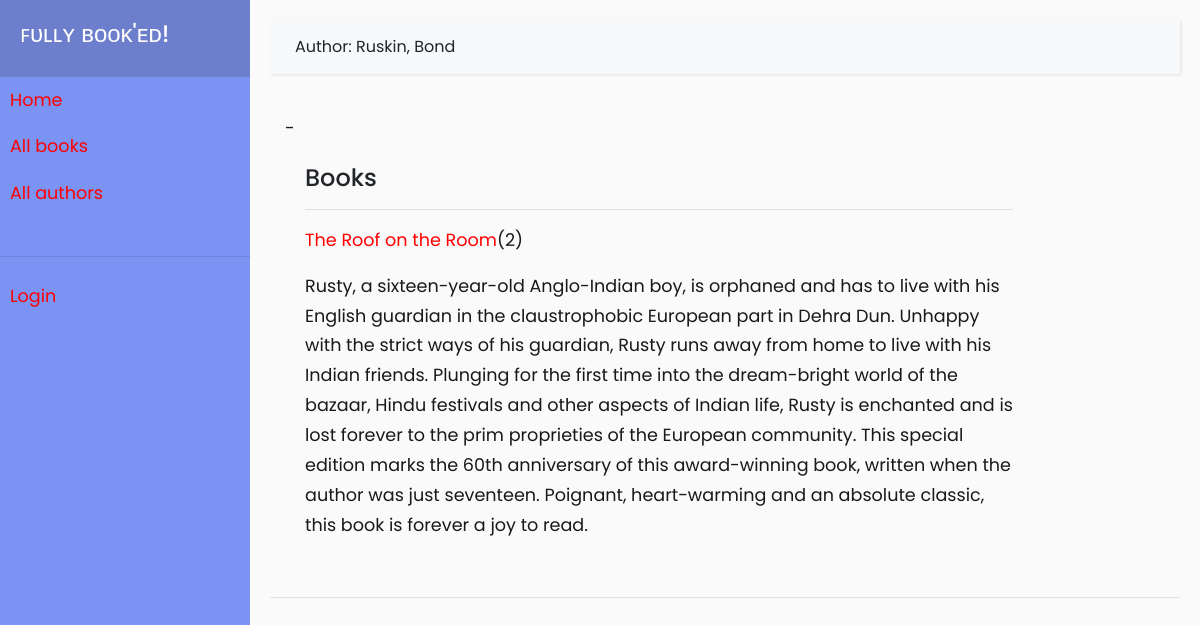
/catalog/author/2, run on the app's committed database.
### catalog/models.py (models this page shows, shortened)
class Author(models.Model):
    first_name = models.CharField(max_length = 100)
    last_name = models.CharField(max_length = 100)
    date_of_birth = models.DateField(null = True, blank = True)
    date_of_death = models.DateField(null = True, blank = True)
    class Meta:
        ordering = ['last_name', 'first_name']
    def __str__(self):
        return f'{self.first_name}, {self.last_name}'

class Book(models.Model):
    title = models.CharField(max_length = 100)
    author = models.ForeignKey('Author', on_delete = models.SET_NULL, null = True)
    summary = models.TextField(max_length = 1000, help_text = "Enter description of book")
    isbn = models.CharField('ISBN', max_length = 13, unique = True, help_text = '10 or 13 digit Number')
    genre = models.ManyToManyField(Genre, help_text = 'Select genre of book')
    language = models.ForeignKey('Language', on_delete = models.SET_NULL, null = True)
    def __str__(self):
        return self.title
    def display_genre(self):
        return ', '.join(genre.name for genre in self.genre.all()[:3])
    display_genre.short_description = "Genre"

### catalog/views.py (the view)
# urls.py: path('author/<int:pk>', views.AuthorDetailView.as_view(), name = 'author-detail'),
class AuthorDetailView(generic.DetailView):
    model = Author

### catalog/templates/catalog/author_detail.html (shortened to what this page needs)
{% extends "base_generic.html" %}
{% block heading %}
<span>Author: {{ author}}</span>
{% endblock %}
{% block content %}
  <p>{% if author.date_of_birth %}{{author.date_of_birth }}{% endif %} - {% if author.date_of_death %}{{author.date_of_death}}{% endif %}</p>
  <div style="margin-left:20px;margin-top:20px">
    <h4>Books</h4>
    {% if author.book_set.all %}
    {% for book in author.book_set.all %}
      <hr>
      <p><a href="{% url 'book-detail' book.pk %}">{{ book }}</a>({{book.bookinstance_set.all.count}})</p>
      <p>{{ book.summary}}</p>
      {% endfor %}
      {% else %}
      <hr>
      <p>Currently, there is no book available by this author.</p>
      {% endif %}
  </div>
{% endblock %}

### catalog/static/css/style.css (style rules this page uses)
body { font-family: 'Poppins', sans-serif; background: #fafafa; }
p { font-family: 'Poppins', sans-serif; font-size: 1.1em; line-height: 1.7em; color: rgb(26, 24, 24); }
a:link { color:red; }

### data on the page
Author: first_name+last_name "Ruskin, Bond"
Book: title "The Roof on the Room", bookinstance_set.all.count "2", summary "Rusty, a sixteen-year-old Anglo-Indian boy, is orphaned and has to live with his English guardian in the claustrophobic European part in Dehra Dun. Unhappy with the strict ways of his guardian, Rusty runs away from home to live with his Indian friends. Plunging for the first time into the dream-bright world of the bazaar, Hindu festivals and other aspects of Indian life, Rusty is enchanted and is lost forever to the prim proprieties of the European community. This special edition marks the 60th anniversary of this award-winning book, written when the author was just seventeen. Poignant, heart-warming and an absolute classic, this book is forever a joy to read."
